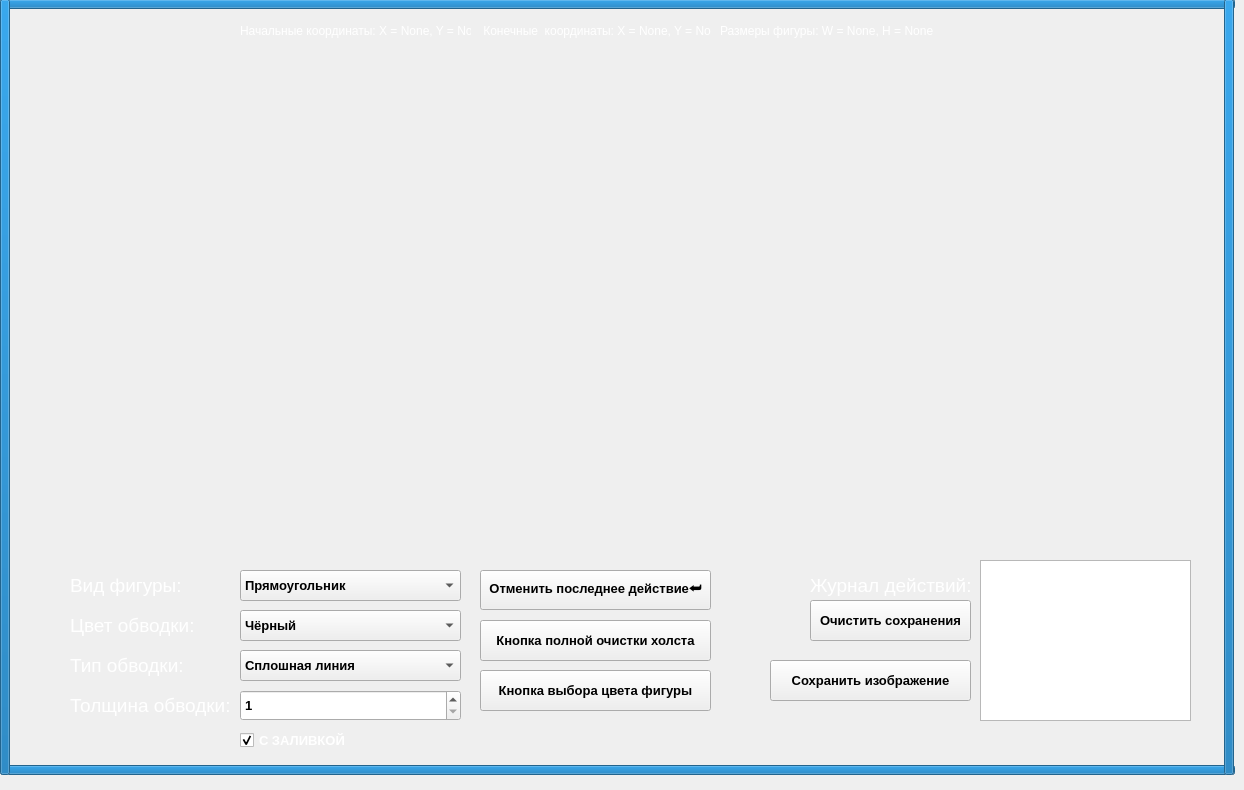
    <widget class="QWidget" name="art_tab">
     <property name="cursor">
      <cursorShape>PointingHandCursor</cursorShape>
     </property>
     <attribute name="title">
      <string>Графический редактор</string>
     </attribute>
     <widget class="QLabel" name="label">
      <property name="geometry">
       <rect>
        <x>50</x>
        <y>50</y>
        <width>1130</width>
        <height>500</height>
       </rect>
      </property>
      <property name="text">
       <string/>
      </property>
     </widget>
     <widget class="QLabel" name="label_background_2">
      <property name="geometry">
       <rect>
        <x>0</x>
        <y>0</y>
        <width>1235</width>
        <height>781</height>
       </rect>
      </property>
      <property name="text">
       <string/>
      </property>
      <property name="pixmap">
       <pixmap>buttons/background_art.png</pixmap>
      </property>
     </widget>
     <widget class="QLabel" name="label_border">
      <property name="geometry">
       <rect>
        <x>49</x>
        <y>49</y>
        <width>1132</width>
        <height>502</height>
       </rect>
      </property>
      <property name="text">
       <string/>
      </property>
      <property name="pixmap">
       <pixmap>buttons/border.png</pixmap>
      </property>
     </widget>
     <widget class="QComboBox" name="comboBox_type_of_figure">
      <property name="geometry">
       <rect>
        <x>240</x>
        <y>570</y>
        <width>221</width>
        <height>31</height>
       </rect>
      </property>
      <property name="font">
       <font>
        <pointsize>10</pointsize>
        <weight>75</weight>
        <bold>true</bold>
       </font>
      </property>
      <item>
       <property name="text">
        <string>Прямоугольник</string>
       </property>
      </item>
      <item>
       <property name="text">
        <string>Квадрат</string>
       </property>
      </item>
      <item>
       <property name="text">
        <string>Круг</string>
       </property>
      </item>
      <item>
       <property name="text">
        <string>Овал</string>
       </property>
      </item>
      <item>
       <property name="text">
        <string>Треугольник</string>
       </property>
      </item>
      <item>
       <property name="text">
        <string>Равносторонний треугольник</string>
       </property>
      </item>
     </widget>
     <widget class="QLabel" name="label_coords_start">
      <property name="geometry">
       <rect>
        <x>240</x>
        <y>20</y>
        <width>231</width>
        <height>21</height>
       </rect>
      </property>
      <property name="palette">
       <palette>
        <active>
         <colorrole role="WindowText">
          <brush brushstyle="SolidPattern">
           <color alpha="255">
            <red>255</red>
            <green>255</green>
            <blue>255</blue>
           </color>
          </brush>
         </colorrole>
        </active>
        <inactive>
         <colorrole role="WindowText">
          <brush brushstyle="SolidPattern">
           <color alpha="255">
            <red>255</red>
            <green>255</green>
            <blue>255</blue>
           </color>
          </brush>
         </colorrole>
        </inactive>
        <disabled>
         <colorrole role="WindowText">
          <brush brushstyle="SolidPattern">
           <color alpha="255">
            <red>120</red>
            <green>120</green>
            <blue>120</blue>
           </color>
          </brush>
         </colorrole>
        </disabled>
       </palette>
      </property>
      <property name="text">
       <string>Начальные координаты: X = None, Y = None</string>
      </property>
     </widget>
     <widget class="QLabel" name="label_coords_finish">
      <property name="geometry">
       <rect>
        <x>480</x>
        <y>20</y>
        <width>231</width>
        <height>21</height>
       </rect>
      </property>
      <property name="palette">
       <palette>
        <active>
         <colorrole role="WindowText">
          <brush brushstyle="SolidPattern">
           <color alpha="255">
            <red>255</red>
            <green>255</green>
            <blue>255</blue>
           </color>
          </brush>
         </colorrole>
        </active>
        <inactive>
         <colorrole role="WindowText">
          <brush brushstyle="SolidPattern">
           <color alpha="255">
            <red>255</red>
            <green>255</green>
            <blue>255</blue>
           </color>
          </brush>
         </colorrole>
        </inactive>
        <disabled>
         <colorrole role="WindowText">
          <brush brushstyle="SolidPattern">
           <color alpha="255">
            <red>120</red>
            <green>120</green>
            <blue>120</blue>
           </color>
          </brush>
         </colorrole>
        </disabled>
       </palette>
      </property>
      <property name="text">
       <string> Конечные  координаты: X = None, Y = None</string>
      </property>
     </widget>
     <widget class="QLabel" name="label_coords_size">
      <property name="geometry">
       <rect>
        <x>720</x>
        <y>20</y>
        <width>231</width>
        <height>21</height>
       </rect>
      </property>
      <property name="palette">
       <palette>
        <active>
         <colorrole role="WindowText">
          <brush brushstyle="SolidPattern">
           <color alpha="255">
            <red>255</red>
            <green>255</green>
            <blue>255</blue>
           </color>
          </brush>
         </colorrole>
        </active>
        <inactive>
         <colorrole role="WindowText">
          <brush brushstyle="SolidPattern">
           <color alpha="255">
            <red>255</red>
            <green>255</green>
            <blue>255</blue>
           </color>
          </brush>
         </colorrole>
        </inactive>
        <disabled>
         <colorrole role="WindowText">
          <brush brushstyle="SolidPattern">
           <color alpha="255">
            <red>120</red>
            <green>120</green>
            <blue>120</blue>
           </color>
          </brush>
         </colorrole>
        </disabled>
       </palette>
      </property>
      <property name="text">
       <string>Размеры фигуры: W = None, H = None</string>
      </property>
     </widget>
     <widget class="QPushButton" name="pushButton_choose_color">
      <property name="geometry">
       <rect>
        <x>480</x>
        <y>670</y>
        <width>231</width>
        <height>41</height>
       </rect>
      </property>
      <property name="font">
       <font>
        <pointsize>10</pointsize>
        <weight>75</weight>
        <bold>true</bold>
       </font>
      </property>
      <property name="text">
       <string>Кнопка выбора цвета фигуры</string>
      </property>
     </widget>
     <widget class="QSpinBox" name="spinBox">
      <property name="geometry">
       <rect>
        <x>240</x>
        <y>690</y>
        <width>221</width>
        <height>31</height>
       </rect>
      </property>
      <property name="font">
       <font>
        <pointsize>10</pointsize>
        <weight>75</weight>
        <bold>true</bold>
       </font>
      </property>
      <property name="minimum">
       <number>1</number>
      </property>
      <property name="maximum">
       <number>20</number>
      </property>
     </widget>
     <widget class="QLabel" name="label_40">
      <property name="geometry">
       <rect>
        <x>70</x>
        <y>690</y>
        <width>161</width>
        <height>31</height>
       </rect>
      </property>
      <property name="palette">
       <palette>
        <active>
         <colorrole role="WindowText">
          <brush brushstyle="SolidPattern">
           <color alpha="255">
            <red>255</red>
            <green>255</green>
            <blue>255</blue>
           </color>
          </brush>
         </colorrole>
        </active>
        <inactive>
         <colorrole role="WindowText">
          <brush brushstyle="SolidPattern">
           <color alpha="255">
            <red>255</red>
            <green>255</green>
            <blue>255</blue>
           </color>
          </brush>
         </colorrole>
        </inactive>
        <disabled>
         <colorrole role="WindowText">
          <brush brushstyle="SolidPattern">
           <color alpha="255">
            <red>120</red>
            <green>120</green>
            <blue>120</blue>
           </color>
          </brush>
         </colorrole>
        </disabled>
       </palette>
      </property>
      <property name="font">
       <font>
        <pointsize>14</pointsize>
       </font>
      </property>
      <property name="text">
       <string>Толщина обводки:</string>
      </property>
     </widget>
     <widget class="QComboBox" name="comboBox_tracing_type">
      <property name="geometry">
       <rect>
        <x>240</x>
        <y>650</y>
        <width>221</width>
        <height>31</height>
       </rect>
      </property>
      <property name="font">
       <font>
        <pointsize>10</pointsize>
        <weight>75</weight>
        <bold>true</bold>
       </font>
      </property>
      <item>
       <property name="text">
        <string>Сплошная линия</string>
       </property>
      </item>
      <item>
       <property name="text">
        <string>Без обводки</string>
       </property>
      </item>
      <item>
       <property name="text">
        <string>Пунктир</string>
       </property>
      </item>
      <item>
       <property name="text">
        <string>Точечный пунктир</string>
       </property>
      </item>
      <item>
       <property name="text">
        <string>Пунктир из точек и линий</string>
       </property>
      </item>
     </widget>
     <widget class="QPushButton" name="pushButton_return_last">
      <property name="geometry">
       <rect>
        <x>480</x>
        <y>570</y>
        <width>231</width>
        <height>40</height>
       </rect>
      </property>
      <property name="font">
       <font>
        <pointsize>10</pointsize>
        <weight>75</weight>
        <bold>true</bold>
       </font>
      </property>
      <property name="text">
       <string>Отменить последнее действие⮨</string>
      </property>
     </widget>
     <widget class="QListWidget" name="listWidget_saves">
      <property name="geometry">
       <rect>
        <x>980</x>
        <y>560</y>
        <width>211</width>
        <height>161</height>
       </rect>
      </property>
      <property name="font">
       <font>
        <pointsize>10</pointsize>
        <weight>75</weight>
        <bold>true</bold>
       </font>
      </property>
     </widget>
     <widget class="QPushButton" name="pushButton_clear_saves">
      <property name="geometry">
       <rect>
        <x>810</x>
        <y>600</y>
        <width>161</width>
        <height>41</height>
       </rect>
      </property>
      <property name="font">
       <font>
        <pointsize>10</pointsize>
        <weight>75</weight>
        <bold>true</bold>
       </font>
      </property>
      <property name="text">
       <string>Очистить сохранения</string>
      </property>
     </widget>
     <widget class="QComboBox" name="comboBox_tracing_color">
      <property name="geometry">
       <rect>
        <x>240</x>
        <y>610</y>
        <width>221</width>
        <height>31</height>
       </rect>
      </property>
      <property name="font">
       <font>
        <pointsize>10</pointsize>
        <weight>75</weight>
        <bold>true</bold>
       </font>
      </property>
      <item>
       <property name="text">
        <string>Чёрный</string>
       </property>
      </item>
      <item>
       <property name="text">
        <string>Красный</string>
       </property>
      </item>
      <item>
       <property name="text">
        <string>Зелёный</string>
       </property>
      </item>
      <item>
       <property name="text">
        <string>Белый</string>
       </property>
      </item>
      <item>
       <property name="text">
        <string>Синий</string>
       </property>
      </item>
      <item>
       <property name="text">
        <string>Жёлтый</string>
       </property>
      </item>
     </widget>
     <widget class="QLabel" name="label_38">
      <property name="geometry">
       <rect>
        <x>70</x>
        <y>610</y>
        <width>131</width>
        <height>31</height>
       </rect>
      </property>
      <property name="palette">
       <palette>
        <active>
         <colorrole role="WindowText">
          <brush brushstyle="SolidPattern">
           <color alpha="255">
            <red>255</red>
            <green>255</green>
            <blue>255</blue>
           </color>
          </brush>
         </colorrole>
        </active>
        <inactive>
         <colorrole role="WindowText">
          <brush brushstyle="SolidPattern">
           <color alpha="255">
            <red>255</red>
            <green>255</green>
            <blue>255</blue>
           </color>
          </brush>
         </colorrole>
        </inactive>
        <disabled>
         <colorrole role="WindowText">
          <brush brushstyle="SolidPattern">
           <color alpha="255">
            <red>120</red>
            <green>120</green>
            <blue>120</blue>
           </color>
          </brush>
         </colorrole>
        </disabled>
       </palette>
      </property>
      <property name="font">
       <font>
        <pointsize>14</pointsize>
       </font>
      </property>
      <property name="text">
       <string>Цвет обводки:</string>
      </property>
     </widget>
     <widget class="QCheckBox" name="checkBox_fill">
      <property name="geometry">
       <rect>
        <x>240</x>
        <y>730</y>
        <width>121</width>
        <height>21</height>
       </rect>
      </property>
      <property name="palette">
       <palette>
        <active>
         <colorrole role="WindowText">
          <brush brushstyle="SolidPattern">
           <color alpha="255">
            <red>255</red>
            <green>255</green>
            <blue>255</blue>
           </color>
          </brush>
         </colorrole>
        </active>
        <inactive>
         <colorrole role="WindowText">
          <brush brushstyle="SolidPattern">
           <color alpha="255">
            <red>255</red>
            <green>255</green>
            <blue>255</blue>
           </color>
          </brush>
         </colorrole>
        </inactive>
        <disabled>
         <colorrole role="WindowText">
          <brush brushstyle="SolidPattern">
           <color alpha="255">
            <red>120</red>
            <green>120</green>
            <blue>120</blue>
           </color>
          </brush>
         </colorrole>
        </disabled>
       </palette>
      </property>
      <property name="font">
       <font>
        <pointsize>10</pointsize>
        <weight>75</weight>
        <bold>true</bold>
       </font>
      </property>
      <property name="text">
       <string>С ЗАЛИВКОЙ</string>
      </property>
      <property name="checked">
       <bool>true</bool>
      </property>
     </widget>
     <widget class="QLabel" name="label_37">
      <property name="geometry">
       <rect>
        <x>70</x>
        <y>570</y>
        <width>111</width>
        <height>31</height>
       </rect>
      </property>
      <property name="palette">
       <palette>
        <active>
         <colorrole role="WindowText">
          <brush brushstyle="SolidPattern">
           <color alpha="255">
            <red>255</red>
            <green>255</green>
            <blue>255</blue>
           </color>
          </brush>
         </colorrole>
        </active>
        <inactive>
         <colorrole role="WindowText">
          <brush brushstyle="SolidPattern">
           <color alpha="255">
            <red>255</red>
            <green>255</green>
            <blue>255</blue>
           </color>
          </brush>
         </colorrole>
        </inactive>
        <disabled>
         <colorrole role="WindowText">
          <brush brushstyle="SolidPattern">
           <color alpha="255">
            <red>120</red>
            <green>120</green>
            <blue>120</blue>
           </color>
          </brush>
         </colorrole>
        </disabled>
       </palette>
      </property>
      <property name="font">
       <font>
        <pointsize>14</pointsize>
       </font>
      </property>
      <property name="text">
       <string>Вид фигуры:</string>
      </property>
     </widget>
     <widget class="QLabel" name="label_39">
      <property name="geometry">
       <rect>
        <x>70</x>
        <y>650</y>
        <width>161</width>
        <height>31</height>
       </rect>
      </property>
      <property name="palette">
       <palette>
        <active>
         <colorrole role="WindowText">
          <brush brushstyle="SolidPattern">
           <color alpha="255">
            <red>255</red>
            <green>255</green>
            <blue>255</blue>
           </color>
          </brush>
         </colorrole>
        </active>
        <inactive>
         <colorrole role="WindowText">
          <brush brushstyle="SolidPattern">
           <color alpha="255">
            <red>255</red>
            <green>255</green>
            <blue>255</blue>
           </color>
          </brush>
         </colorrole>
        </inactive>
        <disabled>
         <colorrole role="WindowText">
          <brush brushstyle="SolidPattern">
           <color alpha="255">
            <red>120</red>
            <green>120</green>
            <blue>120</blue>
           </color>
          </brush>
         </colorrole>
        </disabled>
       </palette>
      </property>
      <property name="font">
       <font>
        <pointsize>14</pointsize>
       </font>
      </property>
      <property name="text">
       <string>Тип обводки:</string>
      </property>
     </widget>
     <widget class="QPushButton" name="pushButton_clear_canvas">
      <property name="geometry">
       <rect>
        <x>480</x>
        <y>620</y>
        <width>231</width>
        <height>41</height>
       </rect>
      </property>
      <property name="font">
       <font>
        <pointsize>10</pointsize>
        <weight>75</weight>
        <bold>true</bold>
       </font>
      </property>
      <property name="text">
       <string>Кнопка полной очистки холста</string>
      </property>
     </widget>
     <widget class="QLabel" name="label_41">
      <property name="geometry">
       <rect>
        <x>810</x>
        <y>570</y>
        <width>171</width>
        <height>31</height>
       </rect>
      </property>
      <property name="palette">
       <palette>
        <active>
         <colorrole role="WindowText">
          <brush brushstyle="SolidPattern">
           <color alpha="255">
            <red>255</red>
            <green>255</green>
            <blue>255</blue>
           </color>
          </brush>
         </colorrole>
        </active>
        <inactive>
         <colorrole role="WindowText">
          <brush brushstyle="SolidPattern">
           <color alpha="255">
            <red>255</red>
            <green>255</green>
            <blue>255</blue>
           </color>
          </brush>
         </colorrole>
        </inactive>
        <disabled>
         <colorrole role="WindowText">
          <brush brushstyle="SolidPattern">
           <color alpha="255">
            <red>120</red>
            <green>120</green>
            <blue>120</blue>
           </color>
          </brush>
         </colorrole>
        </disabled>
       </palette>
      </property>
      <property name="font">
       <font>
        <pointsize>14</pointsize>
       </font>
      </property>
      <property name="text">
       <string>Журнал действий:</string>
      </property>
     </widget>
     <widget class="QProgressBar" name="progressBar">
      <property name="geometry">
       <rect>
        <x>0</x>
        <y>-1</y>
        <width>1235</width>
        <height>10</height>
       </rect>
      </property>
      <property name="value">
       <number>100</number>
      </property>
      <property name="textVisible">
       <bool>false</bool>
      </property>
     </widget>
     <widget class="QProgressBar" name="progressBar_2">
      <property name="geometry">
       <rect>
        <x>0</x>
        <y>765</y>
        <width>1235</width>
        <height>10</height>
       </rect>
      </property>
      <property name="value">
       <number>100</number>
      </property>
      <property name="textVisible">
       <bool>false</bool>
      </property>
     </widget>
     <widget class="QProgressBar" name="progressBar_3">
      <property name="geometry">
       <rect>
        <x>0</x>
        <y>-1</y>
        <width>10</width>
        <height>776</height>
       </rect>
      </property>
      <property name="value">
       <number>100</number>
      </property>
      <property name="textVisible">
       <bool>false</bool>
      </property>
     </widget>
     <widget class="QProgressBar" name="progressBar_4">
      <property name="geometry">
       <rect>
        <x>1224</x>
        <y>-1</y>
        <width>10</width>
        <height>776</height>
       </rect>
      </property>
      <property name="value">
       <number>100</number>
      </property>
      <property name="textVisible">
       <bool>false</bool>
      </property>
     </widget>
     <widget class="QPushButton" name="pushButton_save_image">
      <property name="geometry">
       <rect>
        <x>770</x>
        <y>660</y>
        <width>201</width>
        <height>41</height>
       </rect>
      </property>
      <property name="font">
       <font>
        <pointsize>10</pointsize>
        <weight>75</weight>
        <bold>true</bold>
       </font>
      </property>
      <property name="text">
       <string>Сохранить изображение</string>
      </property>
     </widget>
     <zorder>label_background_2</zorder>
     <zorder>label_border</zorder>
     <zorder>label</zorder>
     <zorder>comboBox_type_of_figure</zorder>
     <zorder>label_coords_start</zorder>
     <zorder>label_coords_finish</zorder>
     <zorder>label_coords_size</zorder>
     <zorder>pushButton_choose_color</zorder>
     <zorder>spinBox</zorder>
     <zorder>label_40</zorder>
     <zorder>comboBox_tracing_type</zorder>
     <zorder>pushButton_return_last</zorder>
     <zorder>listWidget_saves</zorder>
     <zorder>pushButton_clear_saves</zorder>
     <zorder>comboBox_tracing_color</zorder>
     <zorder>label_38</zorder>
     <zorder>checkBox_fill</zorder>
     <zorder>label_37</zorder>
     <zorder>label_39</zorder>
     <zorder>pushButton_clear_canvas</zorder>
     <zorder>label_41</zorder>
     <zorder>progressBar</zorder>
     <zorder>progressBar_2</zorder>
     <zorder>progressBar_3</zorder>
     <zorder>progressBar_4</zorder>
     <zorder>pushButton_save_image</zorder>
    </widget>
